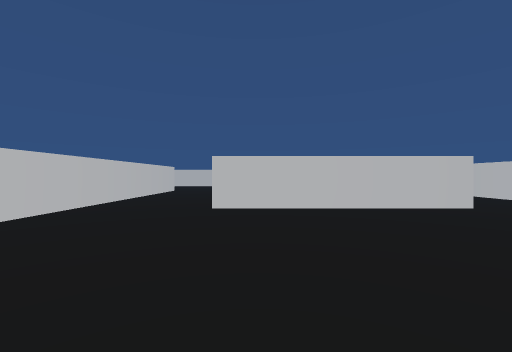
[1] (above)

16 first-person views from a walk through a 3-D level made in the Unity game engine. The camera is 0.62 m above the floor, looks level and sees 90° across. The floor is counted in squares, 1 m on a side. Each view is taken from the middle of a square. On the plan, view 1 faces up. The plan holds only what a view shows up to about 9 squares ahead; the rest is blank. The place goes on beyond the plan. The player character is not drawn.

[2]
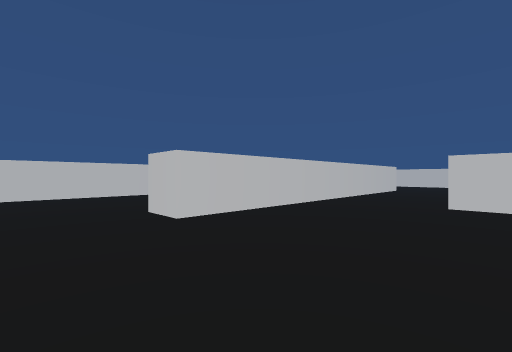

[3]
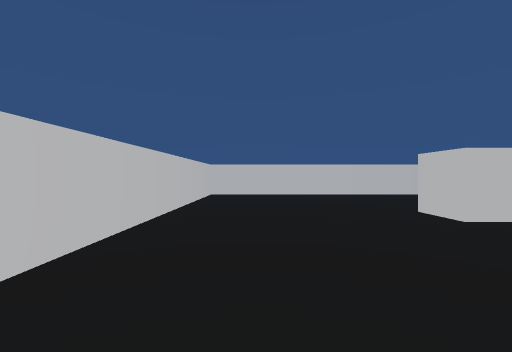

[4]
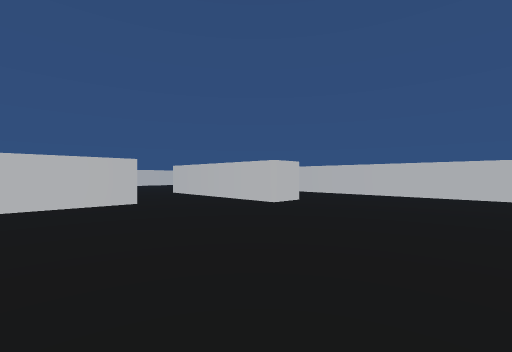

[5]
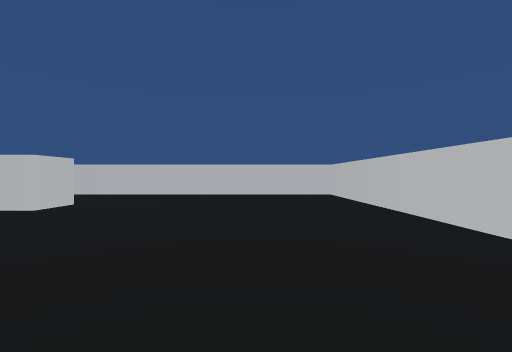

[6]
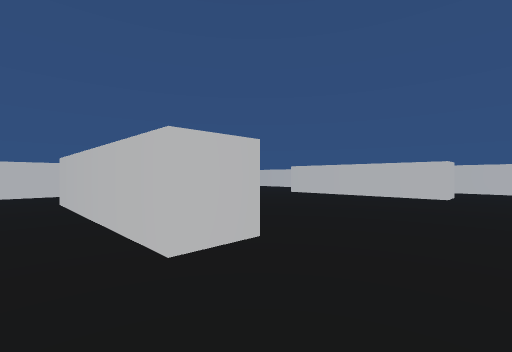

[7]
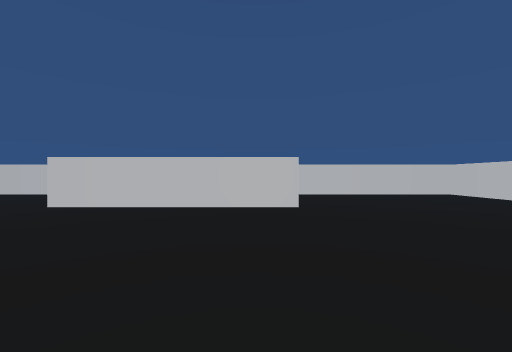

[8]
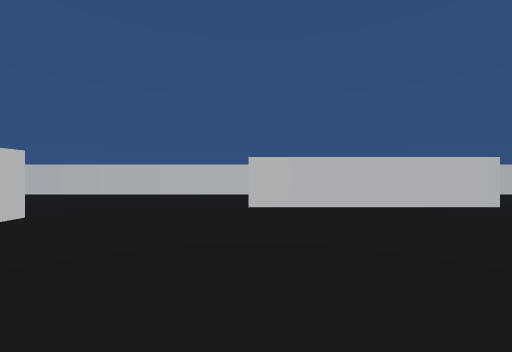

[9]
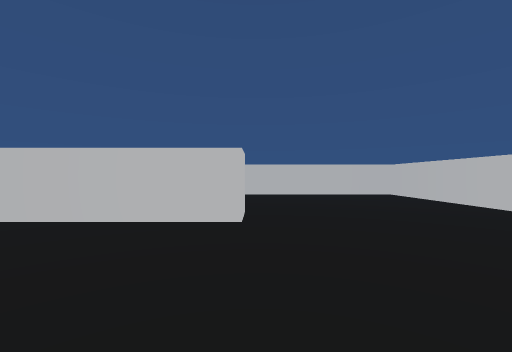

[10]
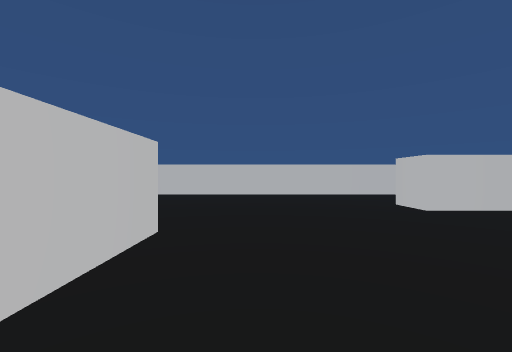

[11]
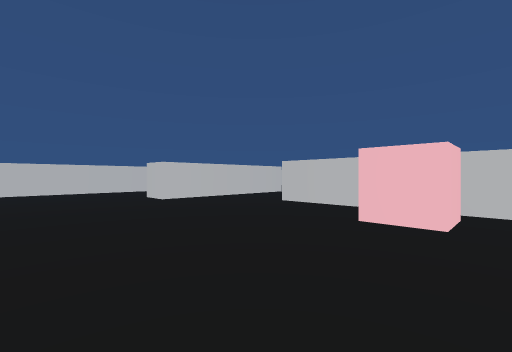

[12]
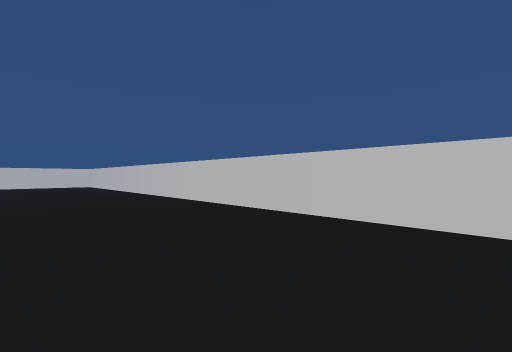

[13]
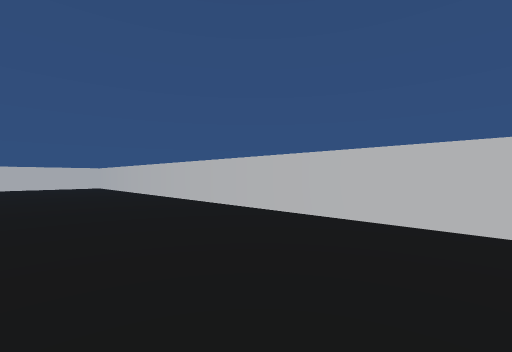

[14]
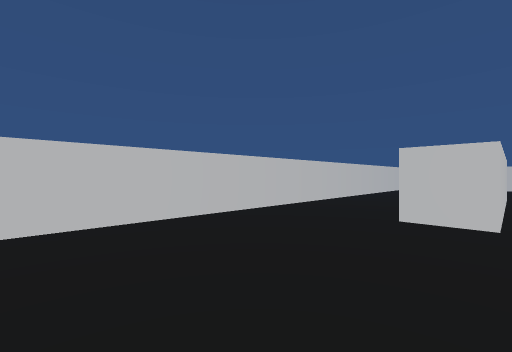

[15]
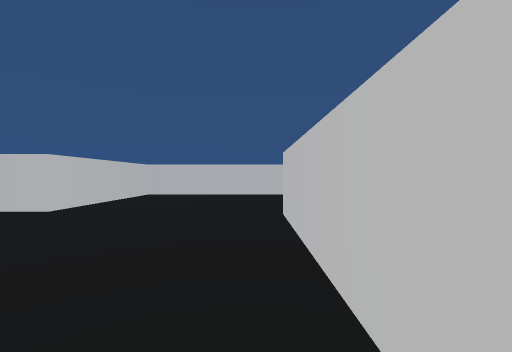

[16]
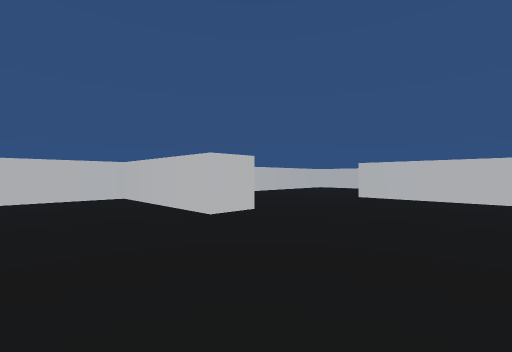

### Floor plan
Points are (right, up) in squares from view 1. A wall is a line through its corners. A room is listed if a view was taken in it or the views show most of it. See-through windows are left out.
Room 1 (views 1, 2, 3, 4, 5, 6, 7, 8, 9, 10, 11, 12, 13, 14, 15, 16)
walls: (0, 5.9) (0.6, 5.9); (2.1, 5.9) (4.2, 5.9) (4.2, 4.9) (-0.9, 4.9); (-4.1, 10.8) (-3.4, 10.8) (-3.4, 0.8) (-4.5, 0.8); (0.6, 0.6) (1.6, 0.6) (1.6, -3.5) (10.5, -3.5) (10.5, 15.5) (-8.5, 15.5) (-8.5, -3.5) (0.6, -3.5) (0.6, 0.6); (4.9, 13.1) (4.9, 12.1) (-0.1, 12.1) (-0.1, 13.1); (7.6, 3) (6.6, 3) (6.6, 8) (7.6, 8)
objects: other object (1, 7)

Where each view was taken, in squares from view 1:
view 1: 0 up, 0 right, facing up
view 2: 1 down, 0 right, facing up-left
view 3: 2 down, 0 right, facing left
view 4: 1 down, 2 right, facing up-right
view 5: 1 down, 2 right, facing right
view 6: 4 up, 6 right, facing up-left
view 7: 7 up, 4 right, facing up
view 8: 7 up, 0 right, facing up
view 9: 11 up, 0 right, facing left
view 10: 11 up, 2 right, facing right
view 11: 11 up, 0 right, facing down-right
view 12: 13 up, 5 left, facing down-left
view 13: 11 up, 5 left, facing down-left
view 14: 12 up, 4 left, facing up-right
view 15: 5 up, 3 left, facing down
view 16: 4 up, 4 right, facing down-left
